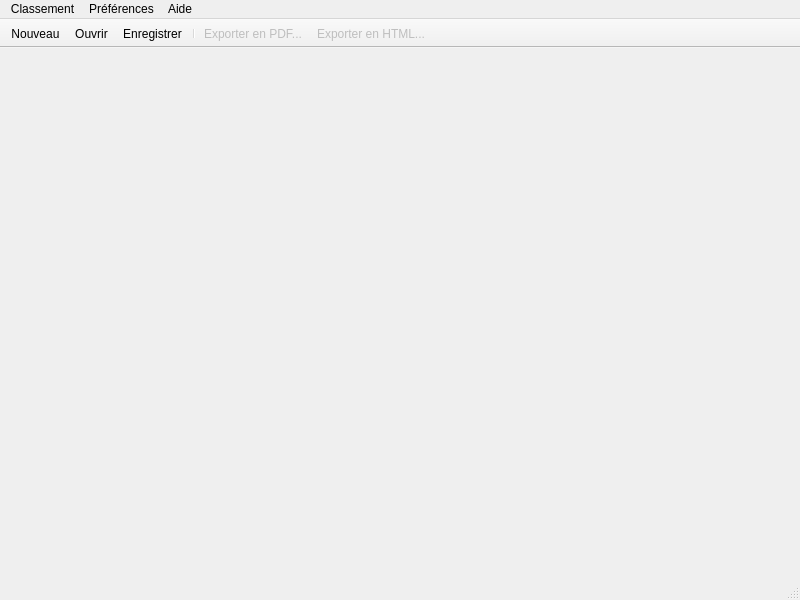
<?xml version="1.0" encoding="UTF-8"?>
<ui version="4.0">
 <class>FenPrincipale</class>
 <widget class="QMainWindow" name="FenPrincipale">
  <property name="windowModality">
   <enum>Qt::NonModal</enum>
  </property>
  <property name="enabled">
   <bool>true</bool>
  </property>
  <property name="geometry">
   <rect>
    <x>0</x>
    <y>0</y>
    <width>800</width>
    <height>600</height>
   </rect>
  </property>
  <property name="windowTitle">
   <string notr="true">DériVoile calc'</string>
  </property>
  <property name="windowIcon">
   <iconset resource="resources.qrc">
    <normaloff>:/icones/icone.png</normaloff>:/icones/icone.png</iconset>
  </property>
  <property name="autoFillBackground">
   <bool>false</bool>
  </property>
  <property name="styleSheet">
   <string notr="true"/>
  </property>
  <widget class="QWidget" name="centralwidget"/>
  <widget class="QMenuBar" name="menubar">
   <property name="geometry">
    <rect>
     <x>0</x>
     <y>0</y>
     <width>800</width>
     <height>21</height>
    </rect>
   </property>
   <widget class="QMenu" name="menuClassement">
    <property name="title">
     <string>Classement</string>
    </property>
    <widget class="QMenu" name="menuClassement_r_cents">
     <property name="title">
      <string>Classement récents</string>
     </property>
     <addaction name="recent1"/>
     <addaction name="recent2"/>
     <addaction name="recent3"/>
     <addaction name="recent4"/>
     <addaction name="recent5"/>
     <addaction name="separator"/>
     <addaction name="recents_clean"/>
    </widget>
    <addaction name="nouveau"/>
    <addaction name="ouvrir"/>
    <addaction name="menuClassement_r_cents"/>
    <addaction name="separator"/>
    <addaction name="enregistrer"/>
    <addaction name="enregistrer_sous"/>
    <addaction name="separator"/>
    <addaction name="pdf"/>
    <addaction name="html"/>
    <addaction name="separator"/>
    <addaction name="quitter"/>
   </widget>
   <widget class="QMenu" name="menuAide">
    <property name="title">
     <string>Aide</string>
    </property>
    <addaction name="aide"/>
    <addaction name="site_web"/>
    <addaction name="propos"/>
   </widget>
   <widget class="QMenu" name="menuPreferences">
    <property name="title">
     <string>Préférences</string>
    </property>
    <widget class="QMenu" name="menuMajRatings">
     <property name="title">
      <string>Mise à jour des ratings</string>
     </property>
     <addaction name="maj_ratings_auto"/>
     <addaction name="maj_ratings_manu"/>
     <addaction name="separator"/>
     <addaction name="maj_ratings"/>
    </widget>
    <widget class="QMenu" name="menuMajDeri">
     <property name="title">
      <string>Mise à jour de Dérivoile calc'</string>
     </property>
     <addaction name="maj_deri_auto"/>
     <addaction name="maj_deri_manu"/>
     <addaction name="separator"/>
     <addaction name="maj_deri"/>
    </widget>
    <widget class="QMenu" name="menuLangue">
     <property name="title">
      <string>Langue</string>
     </property>
     <addaction name="francais"/>
     <addaction name="english"/>
    </widget>
    <addaction name="ratings"/>
    <addaction name="menuLangue"/>
    <addaction name="separator"/>
    <addaction name="menuMajRatings"/>
    <addaction name="menuMajDeri"/>
   </widget>
   <addaction name="menuClassement"/>
   <addaction name="menuPreferences"/>
   <addaction name="menuAide"/>
  </widget>
  <widget class="QStatusBar" name="statusbar"/>
  <widget class="QToolBar" name="toolBar">
   <property name="windowTitle">
    <string>toolBar</string>
   </property>
   <property name="movable">
    <bool>false</bool>
   </property>
   <property name="toolButtonStyle">
    <enum>Qt::ToolButtonTextBesideIcon</enum>
   </property>
   <property name="floatable">
    <bool>false</bool>
   </property>
   <attribute name="toolBarArea">
    <enum>TopToolBarArea</enum>
   </attribute>
   <attribute name="toolBarBreak">
    <bool>false</bool>
   </attribute>
   <addaction name="nouveau"/>
   <addaction name="ouvrir"/>
   <addaction name="enregistrer"/>
   <addaction name="separator"/>
   <addaction name="pdf"/>
   <addaction name="html"/>
  </widget>
  <action name="nouveau">
   <property name="icon">
    <iconset resource="resources.qrc">
     <normaloff>:/icones/document-new.png</normaloff>:/icones/document-new.png</iconset>
   </property>
   <property name="text">
    <string>Nouveau</string>
   </property>
   <property name="toolTip">
    <string>Créer un nouveau classement.</string>
   </property>
   <property name="statusTip">
    <string>Créer un nouveau classement.</string>
   </property>
   <property name="shortcut">
    <string>Ctrl+N</string>
   </property>
  </action>
  <action name="ouvrir">
   <property name="icon">
    <iconset resource="resources.qrc">
     <normaloff>:/icones/document-open.png</normaloff>:/icones/document-open.png</iconset>
   </property>
   <property name="text">
    <string>Ouvrir</string>
   </property>
   <property name="toolTip">
    <string>Ouvrir un classement existant.</string>
   </property>
   <property name="statusTip">
    <string>Ouvrir un classement existant.</string>
   </property>
   <property name="shortcut">
    <string>Ctrl+O</string>
   </property>
  </action>
  <action name="enregistrer">
   <property name="icon">
    <iconset resource="resources.qrc">
     <normaloff>:/icones/document-save.png</normaloff>:/icones/document-save.png</iconset>
   </property>
   <property name="text">
    <string>Enregistrer</string>
   </property>
   <property name="toolTip">
    <string>Enregistrer ce classement.</string>
   </property>
   <property name="statusTip">
    <string>Enregistrer ce classement.</string>
   </property>
   <property name="shortcut">
    <string>Ctrl+S</string>
   </property>
  </action>
  <action name="pdf">
   <property name="enabled">
    <bool>false</bool>
   </property>
   <property name="icon">
    <iconset resource="resources.qrc">
     <normaloff>:/icones/application-pdf.png</normaloff>:/icones/application-pdf.png</iconset>
   </property>
   <property name="text">
    <string>Exporter en PDF...</string>
   </property>
   <property name="iconText">
    <string>Exporter en PDF...</string>
   </property>
   <property name="toolTip">
    <string>Exporter ce classement au format PDF.</string>
   </property>
   <property name="statusTip">
    <string>Exporter ce classement au format PDF.</string>
   </property>
  </action>
  <action name="aide">
   <property name="icon">
    <iconset resource="resources.qrc">
     <normaloff>:/icones/help-contents.png</normaloff>:/icones/help-contents.png</iconset>
   </property>
   <property name="text">
    <string>Aide</string>
   </property>
   <property name="toolTip">
    <string>Consulter l'aide au fonctionnement de Dérivoile calc'.</string>
   </property>
   <property name="statusTip">
    <string>Consulter l'aide au fonctionnement de Dérivoile calc'.</string>
   </property>
   <property name="shortcut">
    <string>F1</string>
   </property>
  </action>
  <action name="propos">
   <property name="text">
    <string>À propos de DériVoile calc'...</string>
   </property>
   <property name="iconText">
    <string>À propos de DériVoile calc'...</string>
   </property>
   <property name="toolTip">
    <string>À propos de DériVoile calc'...</string>
   </property>
   <property name="statusTip">
    <string>À propos de DériVoile calc'...</string>
   </property>
  </action>
  <action name="enregistrer_sous">
   <property name="enabled">
    <bool>true</bool>
   </property>
   <property name="icon">
    <iconset resource="resources.qrc">
     <normaloff>:/icones/document-save-as.png</normaloff>:/icones/document-save-as.png</iconset>
   </property>
   <property name="text">
    <string>Enregistrer sous...</string>
   </property>
   <property name="iconText">
    <string>Enregistrer sous...</string>
   </property>
   <property name="toolTip">
    <string>Enregistrer ce classement sous un autre nom.</string>
   </property>
   <property name="statusTip">
    <string>Enregistrer ce classement sous un autre nom.</string>
   </property>
  </action>
  <action name="html">
   <property name="enabled">
    <bool>false</bool>
   </property>
   <property name="icon">
    <iconset resource="resources.qrc">
     <normaloff>:/icones/text-html.png</normaloff>:/icones/text-html.png</iconset>
   </property>
   <property name="text">
    <string>Exporter en HTML...</string>
   </property>
   <property name="iconText">
    <string>Exporter en HTML...</string>
   </property>
   <property name="toolTip">
    <string>Exporter ce classement au format HTML.</string>
   </property>
   <property name="statusTip">
    <string>Exporter ce classement au format HTML.</string>
   </property>
  </action>
  <action name="ratings">
   <property name="text">
    <string>Ratings utilisés...</string>
   </property>
   <property name="iconText">
    <string>Ratings utilisés...</string>
   </property>
   <property name="toolTip">
    <string>Changer le fichier de référence des ratings .</string>
   </property>
   <property name="statusTip">
    <string>Changer le fichier de référence des ratings .</string>
   </property>
  </action>
  <action name="maj_ratings_auto">
   <property name="checkable">
    <bool>true</bool>
   </property>
   <property name="checked">
    <bool>true</bool>
   </property>
   <property name="text">
    <string>Automatique</string>
   </property>
   <property name="toolTip">
    <string>Rechercher automatiquement les nouvelles mises à jour.</string>
   </property>
   <property name="statusTip">
    <string>Rechercher automatiquement les nouvelles mises à jour.</string>
   </property>
  </action>
  <action name="maj_ratings_manu">
   <property name="checkable">
    <bool>true</bool>
   </property>
   <property name="text">
    <string>Manuelle</string>
   </property>
   <property name="toolTip">
    <string>Ne pas rechercher automatiquement les nouvelles mises à jour.</string>
   </property>
   <property name="statusTip">
    <string>Ne pas rechercher automatiquement les nouvelles mises à jour.</string>
   </property>
  </action>
  <action name="maj_ratings">
   <property name="text">
    <string>Rechercher une mise à jour...</string>
   </property>
   <property name="iconText">
    <string>Rechercher une mise à jour...</string>
   </property>
   <property name="toolTip">
    <string>Rechercher une mise à jour...</string>
   </property>
   <property name="statusTip">
    <string>Rechercher une mise à jour...</string>
   </property>
  </action>
  <action name="maj_deri_auto">
   <property name="checkable">
    <bool>true</bool>
   </property>
   <property name="checked">
    <bool>true</bool>
   </property>
   <property name="text">
    <string>Automatique</string>
   </property>
   <property name="toolTip">
    <string>Rechercher automatiquement les nouvelles mises à jour.</string>
   </property>
   <property name="statusTip">
    <string>Rechercher automatiquement les nouvelles mises à jour.</string>
   </property>
  </action>
  <action name="maj_deri_manu">
   <property name="checkable">
    <bool>true</bool>
   </property>
   <property name="text">
    <string>Manuelle</string>
   </property>
   <property name="toolTip">
    <string>Ne pas rechercher automatiquement les nouvelles mises à jour.</string>
   </property>
   <property name="statusTip">
    <string>Ne pas rechercher automatiquement les nouvelles mises à jour.</string>
   </property>
  </action>
  <action name="maj_deri">
   <property name="text">
    <string>Rechercher une mise à jour...</string>
   </property>
   <property name="iconText">
    <string>Rechercher une mise à jour...</string>
   </property>
   <property name="toolTip">
    <string>Rechercher une mise à jour...</string>
   </property>
   <property name="statusTip">
    <string>Rechercher une mise à jour...</string>
   </property>
  </action>
  <action name="francais">
   <property name="checkable">
    <bool>true</bool>
   </property>
   <property name="checked">
    <bool>true</bool>
   </property>
   <property name="text">
    <string>Français</string>
   </property>
  </action>
  <action name="english">
   <property name="checkable">
    <bool>true</bool>
   </property>
   <property name="text">
    <string>English</string>
   </property>
  </action>
  <action name="quitter">
   <property name="text">
    <string>Quitter</string>
   </property>
   <property name="toolTip">
    <string>Quitter DériVoile calc'</string>
   </property>
   <property name="statusTip">
    <string>Quitter DériVoile calc'</string>
   </property>
   <property name="shortcut">
    <string>Ctrl+Q</string>
   </property>
  </action>
  <action name="recent1">
   <property name="text">
    <string>1</string>
   </property>
  </action>
  <action name="recent2">
   <property name="text">
    <string>2</string>
   </property>
  </action>
  <action name="recent3">
   <property name="text">
    <string>3</string>
   </property>
  </action>
  <action name="recent4">
   <property name="text">
    <string>4</string>
   </property>
  </action>
  <action name="recent5">
   <property name="text">
    <string>5</string>
   </property>
  </action>
  <action name="recents_clean">
   <property name="text">
    <string>Effacer cette liste</string>
   </property>
   <property name="statusTip">
    <string>Effacer cette liste</string>
   </property>
  </action>
  <action name="site_web">
   <property name="text">
    <string>Site web (calc.derivoile.fr)</string>
   </property>
   <property name="toolTip">
    <string>Accèder au site web de DériVoile calc'...</string>
   </property>
   <property name="statusTip">
    <string>Accèder au site web de DériVoile calc'...</string>
   </property>
  </action>
 </widget>
 <resources>
  <include location="resources.qrc"/>
 </resources>
 <connections/>
</ui>
